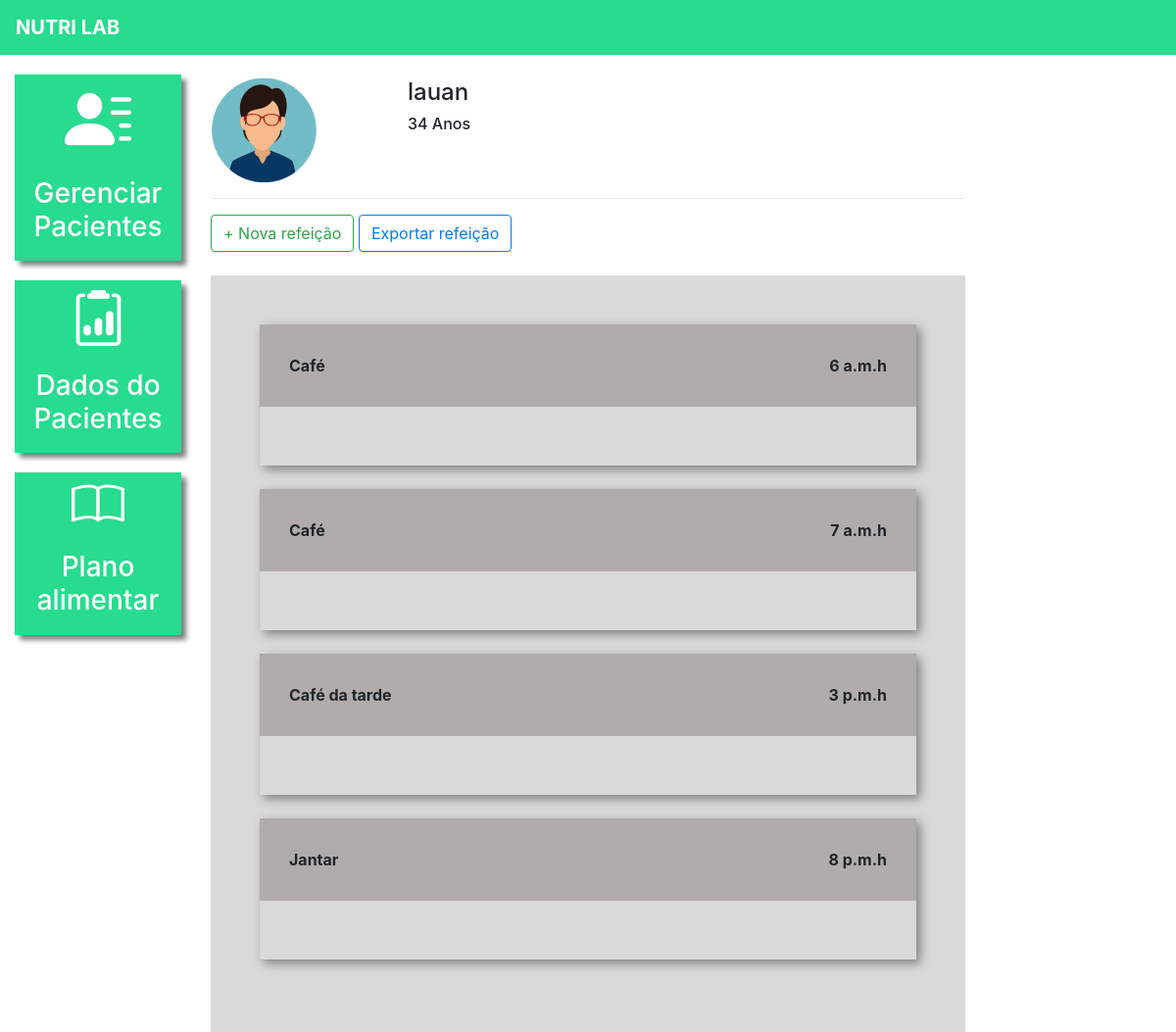
Screenshot of /plano_alimentar/1/ (signed in) with the database file from the repository.
### plataforma/models.py (models this page shows, shortened)
class Pacientes(models.Model):
    choices_sexo = (('F', 'Feminino'),
                    ('M', 'Maculino'))
    nome = models.CharField(max_length=50)
    sexo = models.CharField(max_length=1, choices=choices_sexo)
    idade = models.IntegerField()
    email = models.EmailField()
    telefone = models.CharField(max_length=19)
    nutri = models.ForeignKey(User, on_delete=models.CASCADE)

class Refeicao(models.Model):
    paciente = models.ForeignKey(Pacientes, on_delete=models.CASCADE)
    titulo = models.CharField(max_length=50)
    horario = models.TimeField()
    carboidratos = models.IntegerField()
    proteinas = models.IntegerField()
    gorduras = models.IntegerField()

### plataforma/views.py (the view)
# urls.py: path('plano_alimentar/<str:id>/', views.plano_alimentar, name="plano_alimentar"),
def plano_alimentar(request, id):
    paciente = get_object_or_404(Pacientes, id=id)
    if not paciente.nutri == request.user:
        messages.add_message(request, constants.ERROR, 'Esse paciente não é seu')
        return redirect('/plano_alimentar_listar/')
    if request.method == "GET":
        r1 = Refeicao.objects.filter(paciente=paciente).order_by('horario')
        opcao = Opcao.objects.all()
        return render(request, 'plano_alimentar.html', {'paciente': paciente, 'refeicao':r1, 'opcao': opcao})

### plataforma/templates/plano_alimentar.html (shortened to what this page needs)
{% extends 'base_plataforma.html' %}
{% load static %}
{% block 'plataforma' %}
    <br>
    <div class="row">
        <div class="col-md-3">
                {% if paciente.sexo == "M"%}
                    <img src="{% static 'plataforma/img/perfil2.png' %}">
                {% else %}
                    <img src="{% static 'plataforma/img/perfil1.png' %}">
                {% endif %}
        </div>
        <div class="col-md-3 dados descricao">
            <h4>{{paciente.nome}}</h4>
            <h6>{{paciente.idade}} Anos</h6>
        </div>
    </div>
    <hr>
    <button type="button" class="btn btn-outline-success" data-toggle="modal" data-target="#modal">
        + Nova refeição
    </button>
    <button type="button" class="btn btn-outline-primary">
        Exportar refeição
    </button>
    <br>
    <br>
    <div class="fundo-alimentar">
        {% for re in refeicao %}
            <div class="refeicao">
                <div class="head-refeicao">
                    <span>{{re.titulo}}</span>
                    <span style="float: right;">{{re.horario}}h</span>
                </div>
                <div class="body-refeicao">
                </div>
            </div>
            <br>
        {% endfor %}
    </div>
{% endblock%}

### templates/static/plataforma/css/css.css (style rules this page uses)
.dados { font-weight: bold; }
.descricao { margin-left: -12%; }
@media (max-width: 1300px) { .descricao { margin-left: 1px; } }

### templates/static/plataforma/css/plano_alimentar.css (style rules this page uses)
.fundo-alimentar { background-color: #D9D9D9; padding: 50px; }
.refeicao { box-shadow: 4px 4px 10px gray; }
.head-refeicao { background-color: #B0ACAC; padding: 30px; font-weight: bold; }
.body-refeicao { padding: 30px; font-weight: bold; }

### rows the page displays
Pacientes: nome "lauan", idade "34"
Refeicao: titulo "Café", horario "6 a.m."
Refeicao: titulo "Café", horario "7 a.m."
Refeicao: titulo "Café da tarde", horario "3 p.m."
Refeicao: titulo "Jantar", horario "8 p.m."
